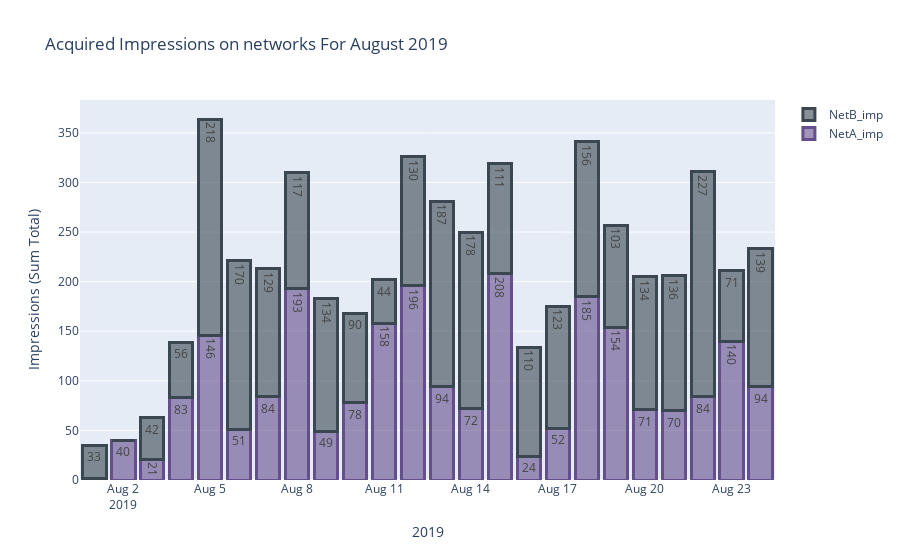

Notebook source saved alongside this figure:
### Markdown cell above
### Q1 - Total Impressions For Aug 2019

### Code cell
fig = go.Figure(data=[go.Bar(name="NetA_imp",
            x=df_daily_agg_aug['Date'], y=df_daily_agg_aug['NetA_imp'],text=df_daily_agg_aug['NetA_imp'],
            textposition='auto',marker=dict(
        color='rgba(100, 78, 139, 0.6)',
        line=dict(color='rgba(100, 78, 139, 1.0)', width=3))
                            ),
            go.Bar(name="NetB_imp",
            x=df_daily_agg_aug['Date'], y=df_daily_agg_aug['NetB_imp'],text=df_daily_agg_aug['NetB_imp'],
            textposition='auto',marker=dict(
        color='rgba(58, 71, 80, 0.6)',
        line=dict(color='rgba(58, 71, 80, 1.0)', width=3)
    )
                  
                  ),          
            
        ])

fig.update_layout(title="Acquired Impressions on networks For August 2019",
    yaxis_title="Impressions (Sum Total)",xaxis_title='2019',barmode='stack')
fig.show()

### Figure 1 — Plotly figure (JSON) as saved in the notebook; plotly's stock layout.template omitted (floating-point values rounded to 4 significant figures)
{"data": [{"marker": {"color": "rgba(100, 78, 139, 0.6)", "line": {"color": "rgba(100, 78, 139, 1.0)", "width": 3}}, "name": "NetA_imp", "text": [2, 40, 21, 83, 146, 51, 84, 193, 49, 78, 158, 196, 94, 72, 208, 24, 52, 185, 154, 71, 70, 84, 140, 94], "textposition": "auto", "type": "bar", "x": ["2019-08-01", "2019-08-02", "2019-08-03", "2019-08-04", "2019-08-05", "2019-08-06", "2019-08-07", "2019-08-08", "2019-08-09", "2019-08-10", "2019-08-11", "2019-08-12", "2019-08-13", "2019-08-14", "2019-08-15", "2019-08-16", "2019-08-17", "2019-08-18", "2019-08-19", "2019-08-20", "2019-08-21", "2019-08-22", "2019-08-23", "2019-08-24"], "y": [2, 40, 21, 83, 146, 51, 84, 193, 49, 78, 158, 196, 94, 72, 208, 24, 52, 185, 154, 71, 70, 84, 140, 94]}, {"marker": {"color": "rgba(58, 71, 80, 0.6)", "line": {"color": "rgba(58, 71, 80, 1.0)", "width": 3}}, "name": "NetB_imp", "text": [33, 0, 42, 56, 218, 170, 129, 117, 134, 90, 44, 130, 187, 178, 111, 110, 123, 156, 103, 134, 136, 227, 71, 139], "textposition": "auto", "type": "bar", "x": ["2019-08-01", "2019-08-02", "2019-08-03", "2019-08-04", "2019-08-05", "2019-08-06", "2019-08-07", "2019-08-08", "2019-08-09", "2019-08-10", "2019-08-11", "2019-08-12", "2019-08-13", "2019-08-14", "2019-08-15", "2019-08-16", "2019-08-17", "2019-08-18", "2019-08-19", "2019-08-20", "2019-08-21", "2019-08-22", "2019-08-23", "2019-08-24"], "y": [33, 0, 42, 56, 218, 170, 129, 117, 134, 90, 44, 130, 187, 178, 111, 110, 123, 156, 103, 134, 136, 227, 71, 139]}], "layout": {"barmode": "stack", "title": {"text": "Acquired Impressions on networks For August 2019"}, "xaxis": {"title": {"text": "2019"}}, "yaxis": {"title": {"text": "Impressions (Sum Total)"}}}}
